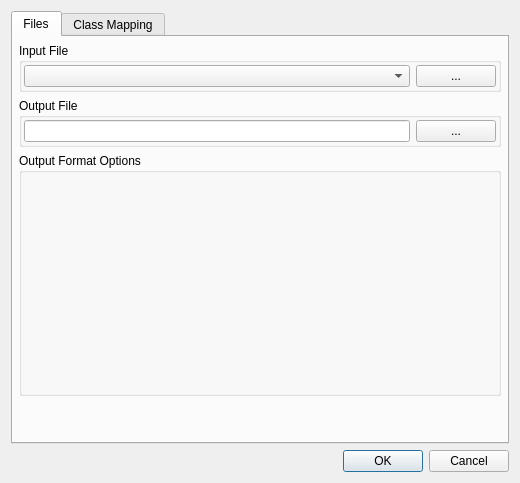
<?xml version="1.0" encoding="UTF-8"?>
<ui version="4.0">
 <class>ReclassifyDialog</class>
 <widget class="QDialog" name="ReclassifyDialog">
  <property name="geometry">
   <rect>
    <x>0</x>
    <y>0</y>
    <width>520</width>
    <height>483</height>
   </rect>
  </property>
  <property name="windowTitle">
   <string>Reclassify Settings</string>
  </property>
  <layout class="QVBoxLayout" name="verticalLayout">
   <item>
    <widget class="QTabWidget" name="tabWidget">
     <property name="tabPosition">
      <enum>QTabWidget::North</enum>
     </property>
     <property name="currentIndex">
      <number>0</number>
     </property>
     <property name="movable">
      <bool>true</bool>
     </property>
     <widget class="QWidget" name="tabFiles">
      <attribute name="title">
       <string>Files</string>
      </attribute>
      <layout class="QVBoxLayout" name="verticalLayout_2">
       <property name="margin">
        <number>6</number>
       </property>
       <item>
        <widget class="QGroupBox" name="groupBox">
         <property name="title">
          <string>Input File</string>
         </property>
         <layout class="QHBoxLayout" name="horizontalLayout">
          <property name="margin">
           <number>2</number>
          </property>
          <item>
           <widget class="QComboBox" name="mapLayerComboBox">
            <property name="sizePolicy">
             <sizepolicy hsizetype="Preferred" vsizetype="Fixed">
              <horstretch>2</horstretch>
              <verstretch>0</verstretch>
             </sizepolicy>
            </property>
           </widget>
          </item>
          <item>
           <widget class="QPushButton" name="btnSelectSrcfile">
            <property name="text">
             <string>...</string>
            </property>
           </widget>
          </item>
         </layout>
        </widget>
       </item>
       <item>
        <widget class="QGroupBox" name="groupBoxFileSettings">
         <property name="title">
          <string>Output File</string>
         </property>
         <layout class="QHBoxLayout" name="horizontalLayout_2">
          <property name="margin">
           <number>2</number>
          </property>
          <item>
           <widget class="QLineEdit" name="tbDstFile"/>
          </item>
          <item>
           <widget class="QPushButton" name="btnSelectDstFile">
            <property name="text">
             <string>...</string>
            </property>
           </widget>
          </item>
         </layout>
        </widget>
       </item>
       <item>
        <widget class="QgsCollapsibleGroupBox" name="mGroupBox">
         <property name="sizePolicy">
          <sizepolicy hsizetype="Preferred" vsizetype="Preferred">
           <horstretch>0</horstretch>
           <verstretch>1</verstretch>
          </sizepolicy>
         </property>
         <property name="title">
          <string>Output Format Options</string>
         </property>
         <property name="collapsed">
          <bool>true</bool>
         </property>
         <layout class="QVBoxLayout" name="verticalLayout_3">
          <item>
           <widget class="QgsRasterFormatSaveOptionsWidget" name="widgetDstFile" native="true">
            <property name="sizePolicy">
             <sizepolicy hsizetype="Preferred" vsizetype="Preferred">
              <horstretch>0</horstretch>
              <verstretch>1</verstretch>
             </sizepolicy>
            </property>
            <property name="minimumSize">
             <size>
              <width>10</width>
              <height>50</height>
             </size>
            </property>
           </widget>
          </item>
         </layout>
         <zorder>widgetDstFile</zorder>
         <zorder>widgetDstFile</zorder>
        </widget>
       </item>
       <item>
        <spacer name="verticalSpacer">
         <property name="orientation">
          <enum>Qt::Vertical</enum>
         </property>
         <property name="sizeHint" stdset="0">
          <size>
           <width>20</width>
           <height>40</height>
          </size>
         </property>
        </spacer>
       </item>
      </layout>
     </widget>
     <widget class="QWidget" name="tabReclassification">
      <attribute name="title">
       <string>Class Mapping</string>
      </attribute>
      <layout class="QVBoxLayout" name="verticalLayout_5">
       <item>
        <widget class="QgsCollapsibleGroupBox" name="groupBoxTargetClassification">
         <property name="sizePolicy">
          <sizepolicy hsizetype="Preferred" vsizetype="Preferred">
           <horstretch>0</horstretch>
           <verstretch>2</verstretch>
          </sizepolicy>
         </property>
         <property name="minimumSize">
          <size>
           <width>0</width>
           <height>0</height>
          </size>
         </property>
         <property name="title">
          <string>Output Classification</string>
         </property>
         <layout class="QVBoxLayout" name="verticalLayout_7">
          <property name="spacing">
           <number>2</number>
          </property>
          <property name="margin">
           <number>2</number>
          </property>
          <item>
           <widget class="ClassificationSchemeWidget" name="dstClassificationSchemeWidget" native="true">
            <property name="sizePolicy">
             <sizepolicy hsizetype="Preferred" vsizetype="Preferred">
              <horstretch>0</horstretch>
              <verstretch>1</verstretch>
             </sizepolicy>
            </property>
           </widget>
          </item>
         </layout>
        </widget>
       </item>
       <item>
        <widget class="QGroupBox" name="groupBox_2">
         <property name="sizePolicy">
          <sizepolicy hsizetype="Preferred" vsizetype="Preferred">
           <horstretch>0</horstretch>
           <verstretch>2</verstretch>
          </sizepolicy>
         </property>
         <property name="toolTip">
          <string/>
         </property>
         <property name="title">
          <string>Class Mapping</string>
         </property>
         <layout class="QVBoxLayout" name="verticalLayout_6">
          <property name="spacing">
           <number>2</number>
          </property>
          <property name="margin">
           <number>2</number>
          </property>
          <item>
           <widget class="QTableWidget" name="tableWidget">
            <property name="alternatingRowColors">
             <bool>true</bool>
            </property>
            <property name="sortingEnabled">
             <bool>true</bool>
            </property>
            <property name="columnCount">
             <number>2</number>
            </property>
            <attribute name="horizontalHeaderStretchLastSection">
             <bool>true</bool>
            </attribute>
            <column>
             <property name="text">
              <string>Input Class</string>
             </property>
            </column>
            <column>
             <property name="text">
              <string>Output Class</string>
             </property>
            </column>
           </widget>
          </item>
         </layout>
        </widget>
       </item>
       <item>
        <spacer name="verticalSpacer_2">
         <property name="orientation">
          <enum>Qt::Vertical</enum>
         </property>
         <property name="sizeHint" stdset="0">
          <size>
           <width>20</width>
           <height>40</height>
          </size>
         </property>
        </spacer>
       </item>
      </layout>
     </widget>
    </widget>
   </item>
   <item>
    <widget class="QDialogButtonBox" name="buttonBox">
     <property name="standardButtons">
      <set>QDialogButtonBox::Cancel|QDialogButtonBox::Ok</set>
     </property>
    </widget>
   </item>
  </layout>
 </widget>
 <customwidgets>
  <customwidget>
   <class>QgsCollapsibleGroupBox</class>
   <extends>QGroupBox</extends>
   <header>qgscollapsiblegroupbox.h</header>
   <container>1</container>
  </customwidget>
  <customwidget>
   <class>ClassificationSchemeWidget</class>
   <extends>QWidget</extends>
   <header>enmapbox.gui.classificationscheme</header>
   <container>1</container>
  </customwidget>
  <customwidget>
   <class>QgsRasterFormatSaveOptionsWidget</class>
   <extends>QWidget</extends>
   <header>qgis.gui</header>
   <container>1</container>
  </customwidget>
 </customwidgets>
 <resources/>
 <connections>
  <connection>
   <sender>buttonBox</sender>
   <signal>accepted()</signal>
   <receiver>ReclassifyDialog</receiver>
   <slot>accept()</slot>
   <hints>
    <hint type="sourcelabel">
     <x>375</x>
     <y>305</y>
    </hint>
    <hint type="destinationlabel">
     <x>434</x>
     <y>-8</y>
    </hint>
   </hints>
  </connection>
  <connection>
   <sender>buttonBox</sender>
   <signal>rejected()</signal>
   <receiver>ReclassifyDialog</receiver>
   <slot>reject()</slot>
   <hints>
    <hint type="sourcelabel">
     <x>414</x>
     <y>313</y>
    </hint>
    <hint type="destinationlabel">
     <x>501</x>
     <y>158</y>
    </hint>
   </hints>
  </connection>
 </connections>
</ui>
